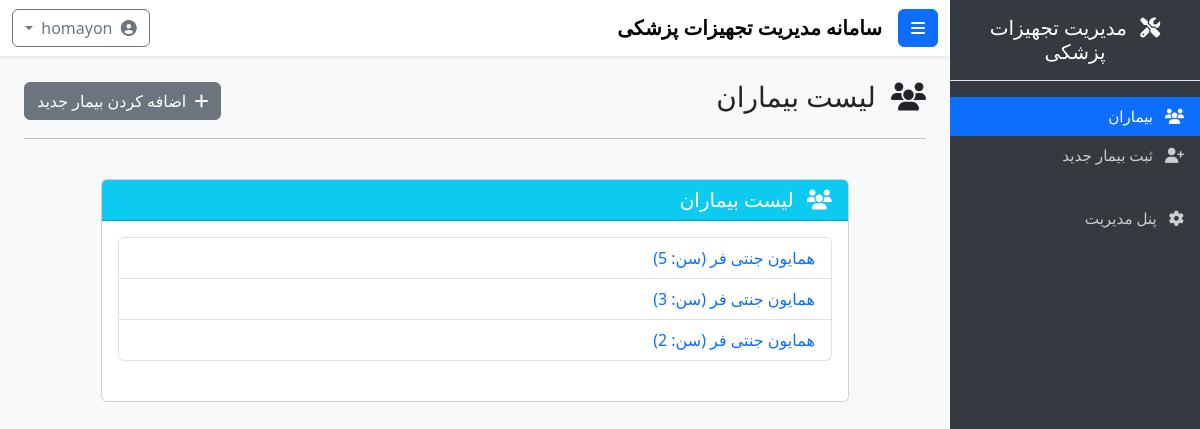
Screenshot of /patients/ (signed in) with the database file from the repository.
### patients/models.py (models this page shows, shortened)
class Patient(models.Model):
    name = models.CharField(max_length=100, verbose_name="نام بیمار")
    age = models.PositiveIntegerField(verbose_name="سن")
    phone = models.CharField(max_length=15, blank=True, verbose_name="شماره تماس")
    national_id = models.CharField(max_length=10, unique=True, verbose_name="کد ملی")
    gender = models.CharField(max_length=1, choices=[('M', 'مرد'), ('F', 'زن')], verbose_name="جنسیت")
    address = models.TextField(blank=True, verbose_name="آدرس")
    birth_date = models.DateField(blank=True, null=True, verbose_name="تاریخ تولد")
    created_at = models.DateTimeField(auto_now_add=True, verbose_name="تاریخ ثبت")
    class Meta:
        verbose_name = "بیمار"
        verbose_name_plural = "بیماران"

### patients/views.py (the view)
# urls.py: path('', views.patient_list, name='patient_list'),
def patient_list(request):
    patients = Patient.objects.all()
    return render(request, 'patients/patient_list.html', {'patients': patients})

### patients/templates/patients/patient_list.html (shortened to what this page needs)
{% extends 'base.html' %}
{% load static %}
{% load i18n %}
{% block content %}
<div class="row mb-4">
    <div class="col-md-12">
        <div class="d-flex justify-content-between align-items-center">
            <h1 class="h3">
                <i class="fas fa-users me-2"></i> {% trans "لیست بیماران" %}
            </h1>
            <a href="{% url 'patients:add_patient' %}" class="btn btn-secondary">
                <i class="fas fa-plus me-1"></i> {% trans "اضافه کردن بیمار جدید" %}
            </a>
        </div>
        <hr>
    </div>
</div>
<div class="row">
    <div class="col-md-10 mx-auto">
        <div class="card">
            <div class="card-header bg-info text-white">
                <h5 class="mb-0">
                    <i class="fas fa-users me-2"></i> {% trans "لیست بیماران" %}
                </h5>
            </div>
            <div class="card-body">
                {% if patients %}
                    <ul class="list-group mb-4">
                        {% for patient in patients %}
                            <li class="list-group-item">
                                <a href="{% url 'patients:patient_detail' patient.id %}" class="text-decoration-none">
                                    {{ patient.name }} (سن: {{ patient.age }})
                                </a>
                            </li>
                        {% endfor %}
                    </ul>
                {% else %}
                    <div class="alert alert-info">
                        <p class="mb-0">{% trans "هیچ بیماری ثبت نشده." %}</p>
                    </div>
                {% endif %}
            </div>
        </div>
    </div>
</div>
{% endblock %}

### templates/base.html (style rules this page uses)
body { min-height: 100vh; overflow-x: hidden; }

### rows the page displays
Patient: name "همایون جنتی فر", age "5"
Patient: name "همایون جنتی فر", age "3"
Patient: name "همایون جنتی فر", age "2"
